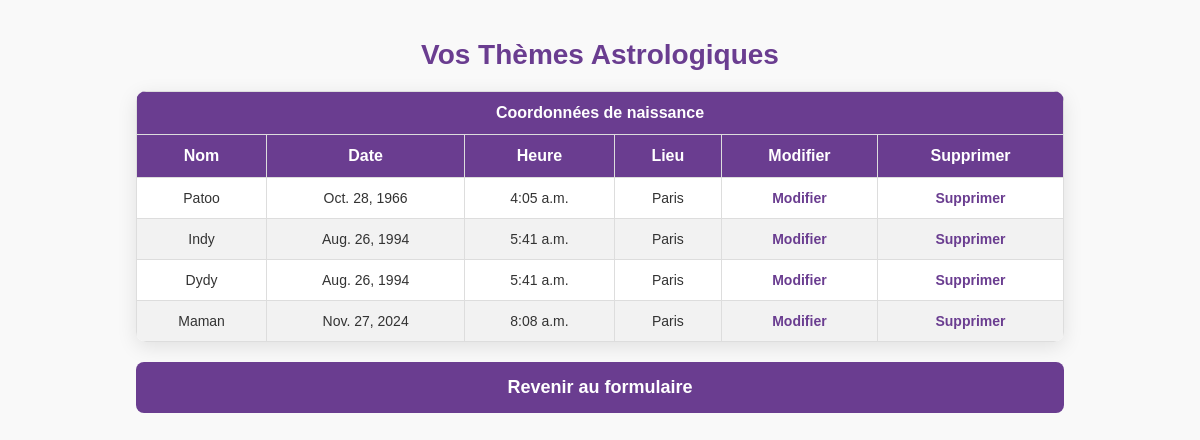
/themes/ (signed in), run on the app's committed database.
### astroapp/models.py (models this page shows, shortened)
class ThemeAstrologique(models.Model):
    utilisateur = models.ForeignKey(User, on_delete=models.CASCADE)
    name = models.CharField(max_length=255)
    birthdate = models.DateField()
    birthtime = models.TimeField()
    country_of_birth = models.CharField(max_length=255)
    city_of_birth = models.CharField(max_length=255)
    date_de_creation = models.DateTimeField(auto_now_add=True)

### astroapp/views.py (the view)
# urls.py: path('themes/', views.liste_themes, name='liste_themes'),
@login_required
def liste_themes(request):
    if not request.user.is_authenticated:
        return redirect('connexion')  # Redirection si l'utilisateur n'est pas connecté
    themes = ThemeAstrologique.objects.filter(utilisateur=request.user)
    return render(request, 'liste_themes.html', {'themes': themes})

### astroapp/templates/liste_themes.html (shortened to what this page needs)
<!DOCTYPE html>
<html lang="fr">
<head>
</head>
<body>
    <h1>Vos Thèmes Astrologiques</h1>
<table>
    <tr>
        <th colspan="6">Coordonnées de naissance</th>
    </tr>
    <tr>
        <th>Nom</th>
        <th>Date</th>
        <th>Heure</th>
        <th>Lieu</th>
        <th>Modifier</th>
        <th>Supprimer</th>
    </tr>
    {% for theme in themes %}
    <tr>
        <td>{{ theme.name }}</td>
        <td>{{ theme.birthdate }}</td>
        <td>{{ theme.birthtime }}</td>
        <td>{{ theme.city_of_birth }}</td>
        <td>
            <a href="{% url 'modifier_theme' theme.id %}">Modifier</a>
        </td>
        <td>
            <a href="{% url 'supprimer_theme' theme.id %}">Supprimer</a>
        </td>
    </tr>
    {% endfor %}
</table>
    <a href="{% url 'birth_data' %}" class="btn-retour-formulaire">Revenir au formulaire</a>
</body>
</html>

### astroapp/templates/liste_themes.html (style rules this page uses)
body { font-family: 'Arial', sans-serif; margin: 0; padding: 20px; background-color: #f9f9f9; }
h1 { text-align: center; color: #6A3D90; font-size: 28px; margin-bottom: 20px; }
table { width: 80%; margin: 0 auto; border-collapse: collapse; background-color: #fff; border-radius: 10px; overflow: hidden; box-shadow: 0 5px 20px rgba(0, 0, 0, 0.1); }
th, td { padding: 12px 15px; text-align: center; border: 1px solid #ddd; }
th { background-color: #6A3D90; color: white; font-size: 16px; font-weight: bold; }
tr:nth-child(even) { background-color: #f2f2f2; }
td { font-size: 14px; color: #333; }
a { color: #6A3D90; font-weight: bold; text-decoration: none; transition: color 0.3s ease, transform 0.2s ease; }
.btn-retour-formulaire { display: block; width: 80%; margin: 20px auto; padding: 15px 0; background-color: #6A3D90; color: white; text-align: center; text-decoration: none; font-weight: bold; border-radius: 8px; font-size: 18px; transition: background-color 0.3s ease, transform 0.2s ease; }

### data on the page
ThemeAstrologique: name "Patoo", birthdate "Oct. 28, 1966", birthtime "4:05 a.m.", city_of_birth "Paris"
ThemeAstrologique: name "Indy", birthdate "Aug. 26, 1994", birthtime "5:41 a.m.", city_of_birth "Paris"
ThemeAstrologique: name "Dydy", birthdate "Aug. 26, 1994", birthtime "5:41 a.m.", city_of_birth "Paris"
ThemeAstrologique: name "Maman", birthdate "Nov. 27, 2024", birthtime "8:08 a.m.", city_of_birth "Paris"
